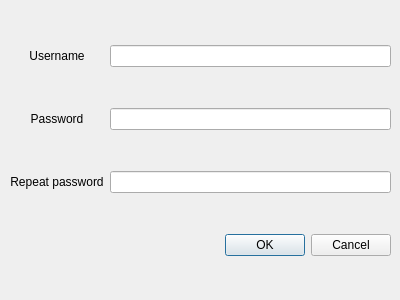
<?xml version="1.0" encoding="UTF-8"?>
<ui version="4.0">
 <class>UserAddDialog</class>
 <widget class="QDialog" name="UserAddDialog">
  <property name="geometry">
   <rect>
    <x>0</x>
    <y>0</y>
    <width>400</width>
    <height>300</height>
   </rect>
  </property>
  <property name="windowTitle">
   <string>QtSSB - User add</string>
  </property>
  <widget class="QWidget" name="gridLayoutWidget">
   <property name="geometry">
    <rect>
     <x>10</x>
     <y>10</y>
     <width>381</width>
     <height>281</height>
    </rect>
   </property>
   <layout class="QGridLayout" name="gridLayout">
    <item row="3" column="0" colspan="2">
     <widget class="QDialogButtonBox" name="buttonBox">
      <property name="orientation">
       <enum>Qt::Horizontal</enum>
      </property>
      <property name="standardButtons">
       <set>QDialogButtonBox::Cancel|QDialogButtonBox::Ok</set>
      </property>
     </widget>
    </item>
    <item row="1" column="0">
     <widget class="QLabel" name="label_2">
      <property name="text">
       <string>Password</string>
      </property>
      <property name="alignment">
       <set>Qt::AlignCenter</set>
      </property>
      <property name="margin">
       <number>15</number>
      </property>
     </widget>
    </item>
    <item row="0" column="1">
     <widget class="QLineEdit" name="username">
      <property name="alignment">
       <set>Qt::AlignCenter</set>
      </property>
     </widget>
    </item>
    <item row="0" column="0">
     <widget class="QLabel" name="label">
      <property name="text">
       <string>Username</string>
      </property>
      <property name="alignment">
       <set>Qt::AlignCenter</set>
      </property>
      <property name="margin">
       <number>15</number>
      </property>
     </widget>
    </item>
    <item row="1" column="1">
     <widget class="QLineEdit" name="password">
      <property name="echoMode">
       <enum>QLineEdit::Password</enum>
      </property>
      <property name="alignment">
       <set>Qt::AlignCenter</set>
      </property>
     </widget>
    </item>
    <item row="2" column="0">
     <widget class="QLabel" name="label_3">
      <property name="text">
       <string>Repeat password</string>
      </property>
      <property name="alignment">
       <set>Qt::AlignCenter</set>
      </property>
      <property name="margin">
       <number>15</number>
      </property>
     </widget>
    </item>
    <item row="2" column="1">
     <widget class="QLineEdit" name="repeat">
      <property name="echoMode">
       <enum>QLineEdit::Password</enum>
      </property>
      <property name="alignment">
       <set>Qt::AlignCenter</set>
      </property>
     </widget>
    </item>
   </layout>
  </widget>
 </widget>
 <resources/>
 <connections>
  <connection>
   <sender>buttonBox</sender>
   <signal>accepted()</signal>
   <receiver>UserAddDialog</receiver>
   <slot>accept()</slot>
   <hints>
    <hint type="sourcelabel">
     <x>248</x>
     <y>254</y>
    </hint>
    <hint type="destinationlabel">
     <x>157</x>
     <y>274</y>
    </hint>
   </hints>
  </connection>
  <connection>
   <sender>buttonBox</sender>
   <signal>rejected()</signal>
   <receiver>UserAddDialog</receiver>
   <slot>reject()</slot>
   <hints>
    <hint type="sourcelabel">
     <x>316</x>
     <y>260</y>
    </hint>
    <hint type="destinationlabel">
     <x>286</x>
     <y>274</y>
    </hint>
   </hints>
  </connection>
 </connections>
</ui>
